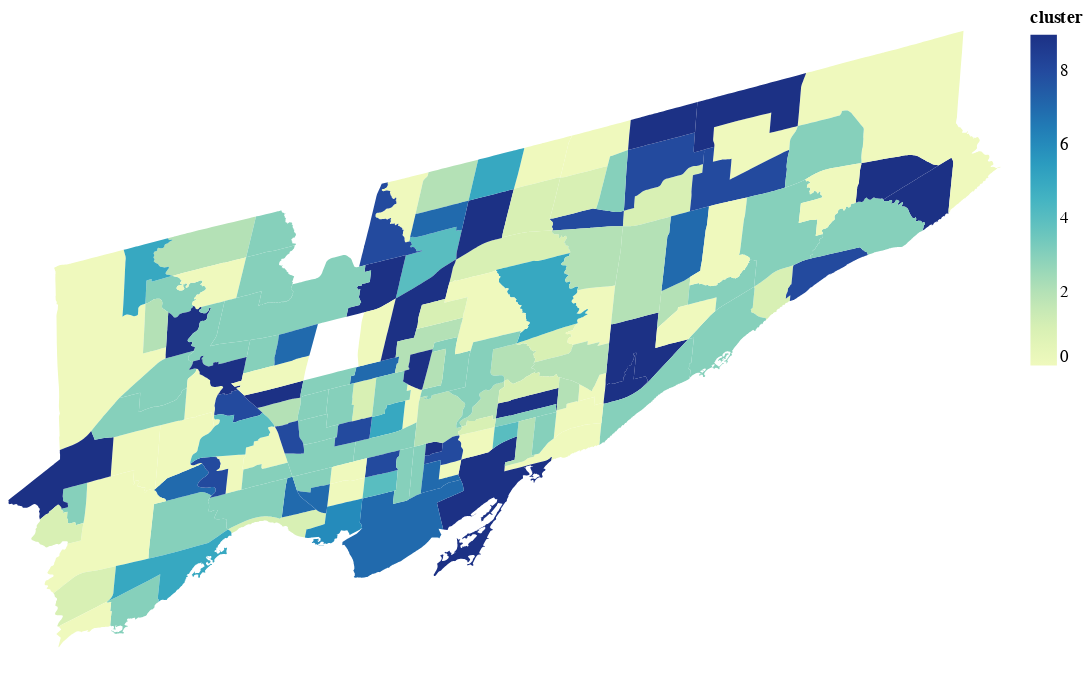

This figure's notebook cell:
### Code cell
alt.Chart(merged).mark_geoshape(
).encode( 
    color='cluster', 
    tooltip=['cluster','ed_bin', 'income_bin', 'density_bin']
).properties( 
    width=600,
    height=400
)
